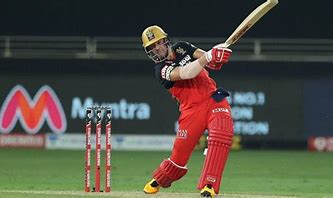
#> input picture AB1.jpg, 333 x 198 px
$ python RGB_to_Binary.py
#> lines starting #> are read from the running program, lines starting #| are printed output that depends on the picture
import cv2

img = cv2.imread('AB1.jpg')
#> img is the input picture: shape (198, 333, 3); mean B, G, R 68, 78.4, 81.6

ret, bw_img = cv2.threshold(img, 127, 255, cv2.THRESH_BINARY)
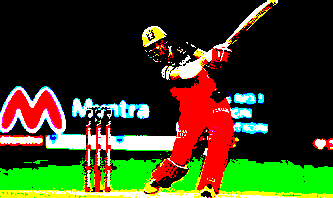
#> bw_img: shape (198, 333, 3); mean B, G, R 28.3, 63.1, 59.9

bw = cv2.threshold(img, 127, 255, cv2.THRESH_BINARY)

cv2.imshow("Binary", bw_img)

binary = 'binary.jpg'

cv2.imwrite(binary, bw_img)

cv2.waitKey(0)
